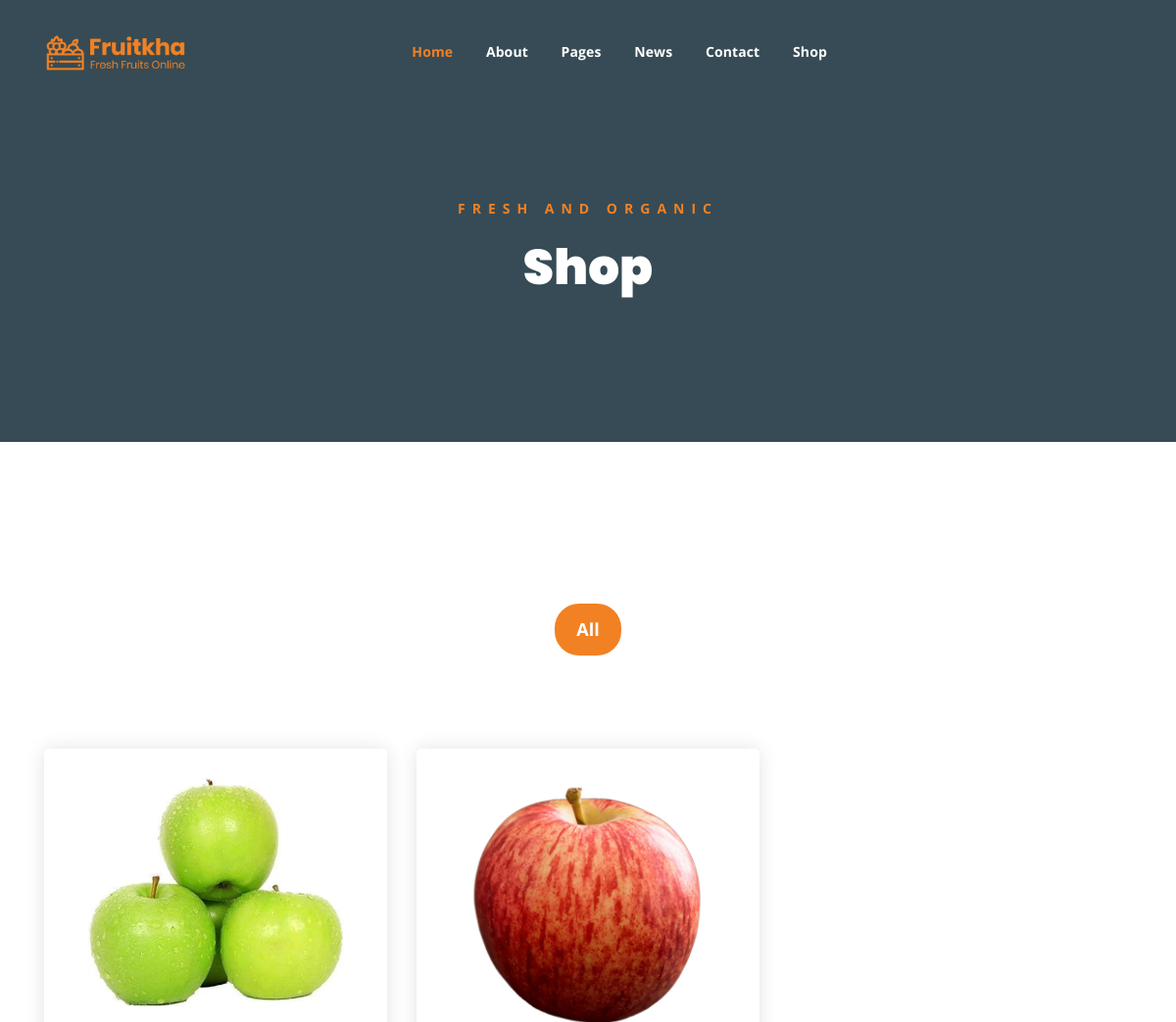
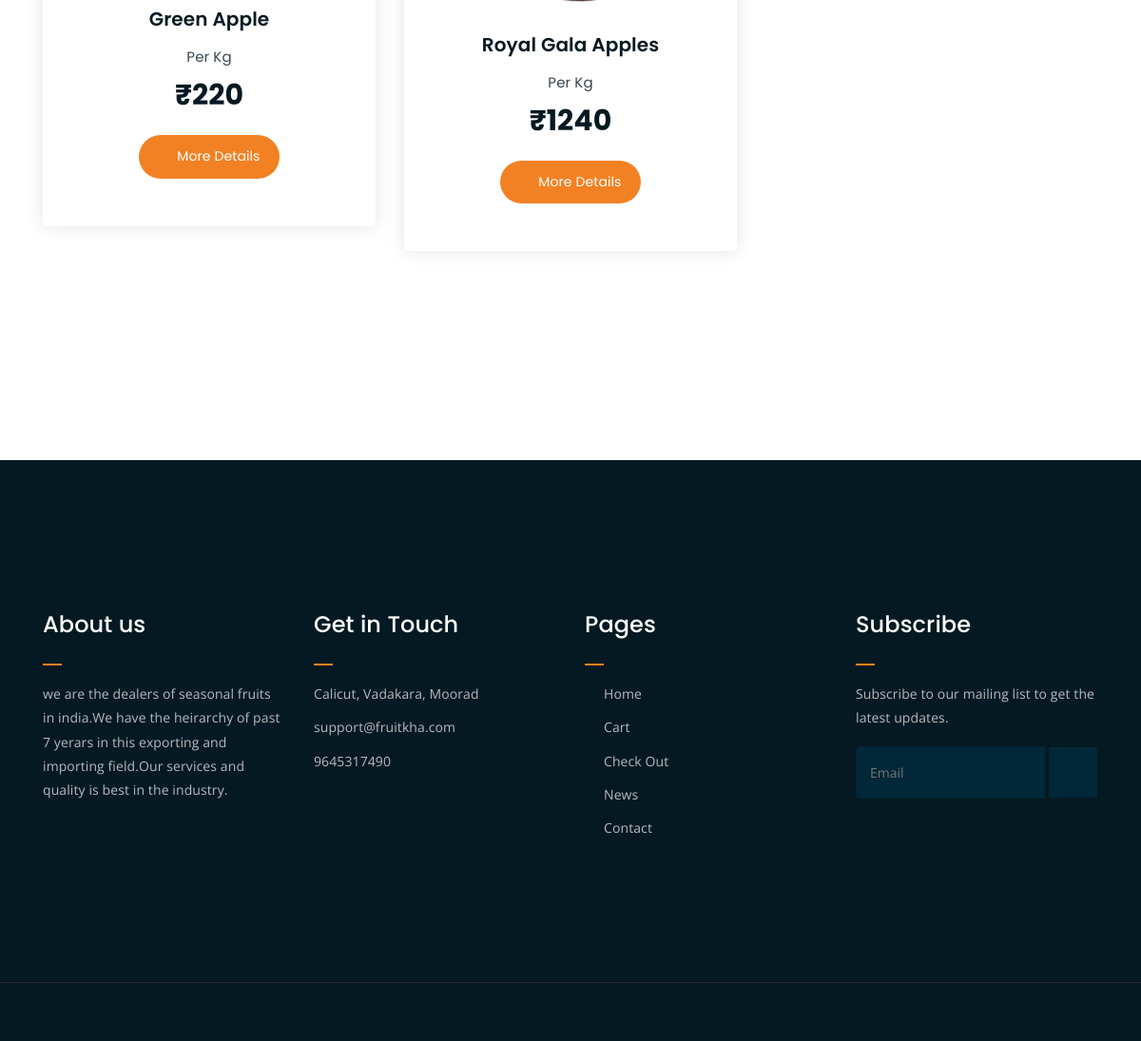
/UserApp/productpage/Apple/, run on the app's committed database (2 pictures, top to bottom).
### AdminApp/models.py (models this page shows)
class ProductDB(models.Model):
    CategoryName = models.CharField(max_length=40,null=True,blank=True)
    ProductName = models.CharField(max_length=40,null=True,blank=True)
    Quantity = models.IntegerField(null=True,blank=True)
    Price = models.IntegerField(null=True,blank=True)
    Description = models.CharField(max_length=200,null=True,blank=True)
    Image = models.ImageField(upload_to="profile")

### UserApp/views.py (the view)
# urls.py: path('productpage/<catg>/', views.productpage, name="productpage"),
def productpage(req,catg):
    pro = ProductDB.objects.filter(CategoryName=catg)
    return render(req,"ProductPage.html",{"pro":pro})

### UserApp/templates/ProductPage.html (shortened to what this page needs)
<!DOCTYPE html>
{% load static %}
<html lang="en">
<head>
	<link rel="stylesheet" href="{% static 'assets/css/all.min.css' %}">
	<link rel="stylesheet" href="{% static 'assets/bootstrap/css/bootstrap.min.css' %}">
	<link rel="stylesheet" href="{% static 'assets/css/owl.carousel.css' %}">
	<link rel="stylesheet" href="{% static 'assets/css/magnific-popup.css' %}">
	<link rel="stylesheet" href="{% static 'assets/css/animate.css' %}">
	<link rel="stylesheet" href="{% static 'assets/css/meanmenu.min.css' %}">
	<link rel="stylesheet" href="{% static 'assets/css/main.css' %}">
	<link rel="stylesheet" href="{% static 'assets/css/responsive.css' %}">
</head>
<body>
	<div class="top-header-area" id="sticker">
		<div class="container">
			<div class="row">
				<div class="col-lg-12 col-sm-12 text-center">
					<div class="main-menu-wrap">
						<div class="site-logo">
							<a href="index.html">
								<img src="{% static 'assets/img/logo.png' %}" alt="">
							</a>
						</div>
						<nav class="main-menu">
							<ul>
								<li class="current-list-item"><a href="#">Home</a>
								</li>
								<li><a href="about.html">About</a></li>
								<li><a href="#">Pages</a>
								</li>
								<li><a href="news.html">News</a>
								</li>
								<li><a href="contact.html">Contact</a></li>
								<li><a href="shop.html">Shop</a>
								</li>
								<li>
									<div class="header-icons">
										<a class="shopping-cart" href="cart.html"><i class="fas fa-shopping-cart"></i></a>
										<a class="mobile-hide search-bar-icon" href="#"><i class="fas fa-search"></i></a>
									</div>
								</li>
							</ul>
						</nav>
					</div>
				</div>
			</div>
		</div>
	</div>
	<div class="breadcrumb-section breadcrumb-bg">
		<div class="container">
			<div class="row">
				<div class="col-lg-8 offset-lg-2 text-center">
					<div class="breadcrumb-text">
						<p>Fresh and Organic</p>
						<h1>Shop</h1>
					</div>
				</div>
			</div>
		</div>
	</div>
	<div class="product-section mt-150 mb-150">
		<div class="container">
			<div class="row">
                <div class="col-md-12">
                    <div class="product-filters">
                        <ul>
                            <li class="active" data-filter="*">All</li>
                        </ul>
                    </div>
                </div>
            </div>
			<div class="row product-lists">
				{% for i in pro %}
				<div class="col-lg-4 col-md-6 text-center strawberry">
					<div class="single-product-item">
						<div class="product-image">
							<a href="single-product.html"><img src="{{i.Image.url}}" alt=""></a>
						</div>
						<h3>{{i.ProductName}}</h3>
						<p class="product-price"><span>Per Kg</span> ₹{{i.Price}} </p>
						<a href="{% url 'singleproduct' dataid=i.id %}" class="cart-btn"><i class="fas fa-shopping-cart"></i> More Details</a>
					</div>
				</div>
					{% endfor %}
			</div>
			<div class="row">
				<div class="col-lg-12 text-center">
				</div>
			</div>
		</div>
	</div>
	<div class="footer-area">
		<div class="container">
			<div class="row">
				<div class="col-lg-3 col-md-6">
					<div class="footer-box about-widget">
						<h2 class="widget-title">About us</h2>
						<p>we are  the dealers of seasonal fruits in india.We have the heirarchy of past 7 yerars in this  exporting and importing field.Our services and quality is best in the industry.</p>
					</div>
				</div>
				<div class="col-lg-3 col-md-6">
					<div class="footer-box get-in-touch">
						<h2 class="widget-title">Get in Touch</h2>
						<ul>
							<li> Calicut, Vadakara, Moorad</li>
							<li>support@fruitkha.com</li>
							<li>9645317490</li>
						</ul>
					</div>
				</div>
				<div class="col-lg-3 col-md-6">
					<div class="footer-box pages">
						<h2 class="widget-title">Pages</h2>
						<ul>
							<li><a href="{% url 'homepage' %}">Home</a></li>
							<li><a href="{% url 'cartpage' %}">Cart</a></li>
							<li><a href="{% url 'placeorder' %}">Check Out</a></li>
							<li><a href="news.html">News</a></li>
							<li><a href="contact.html">Contact</a></li>
						</ul>
					</div>
				</div>
				<div class="col-lg-3 col-md-6">
					<div class="footer-box subscribe">
						<h2 class="widget-title">Subscribe</h2>
						<p>Subscribe to our mailing list to get the latest updates.</p>
						<form action="index.html">
							<input type="email" placeholder="Email">
							<button type="submit"><i class="fas fa-paper-plane"></i></button>
						</form>
					</div>
				</div>
			</div>
		</div>
	</div>
	<div class="copyright">
		<div class="container">
			<div class="row">
				<div class="col-lg-6 col-md-12">
					<p> <a href="https://imransdesign.com/"></a><br>
					</p>
				</div>
				<div class="col-lg-6 text-right col-md-12">
					<div class="social-icons">
						<ul>
							<li><a href="#" target="_blank"><i class="fab fa-facebook-f"></i></a></li>
							<li><a href="#" target="_blank"><i class="fab fa-twitter"></i></a></li>
							<li><a href="#" target="_blank"><i class="fab fa-instagram"></i></a></li>
							<li><a href="#" target="_blank"><i class="fab fa-linkedin"></i></a></li>
							<li><a href="#" target="_blank"><i class="fab fa-dribbble"></i></a></li>
						</ul>
					</div>
				</div>
			</div>
		</div>
	</div>
</body>
</html>

### data on the page
ProductDB: Image (picture), ProductName "Green Apple", Price "220"
ProductDB: Image (picture), ProductName "Royal Gala Apples", Price "1240"
